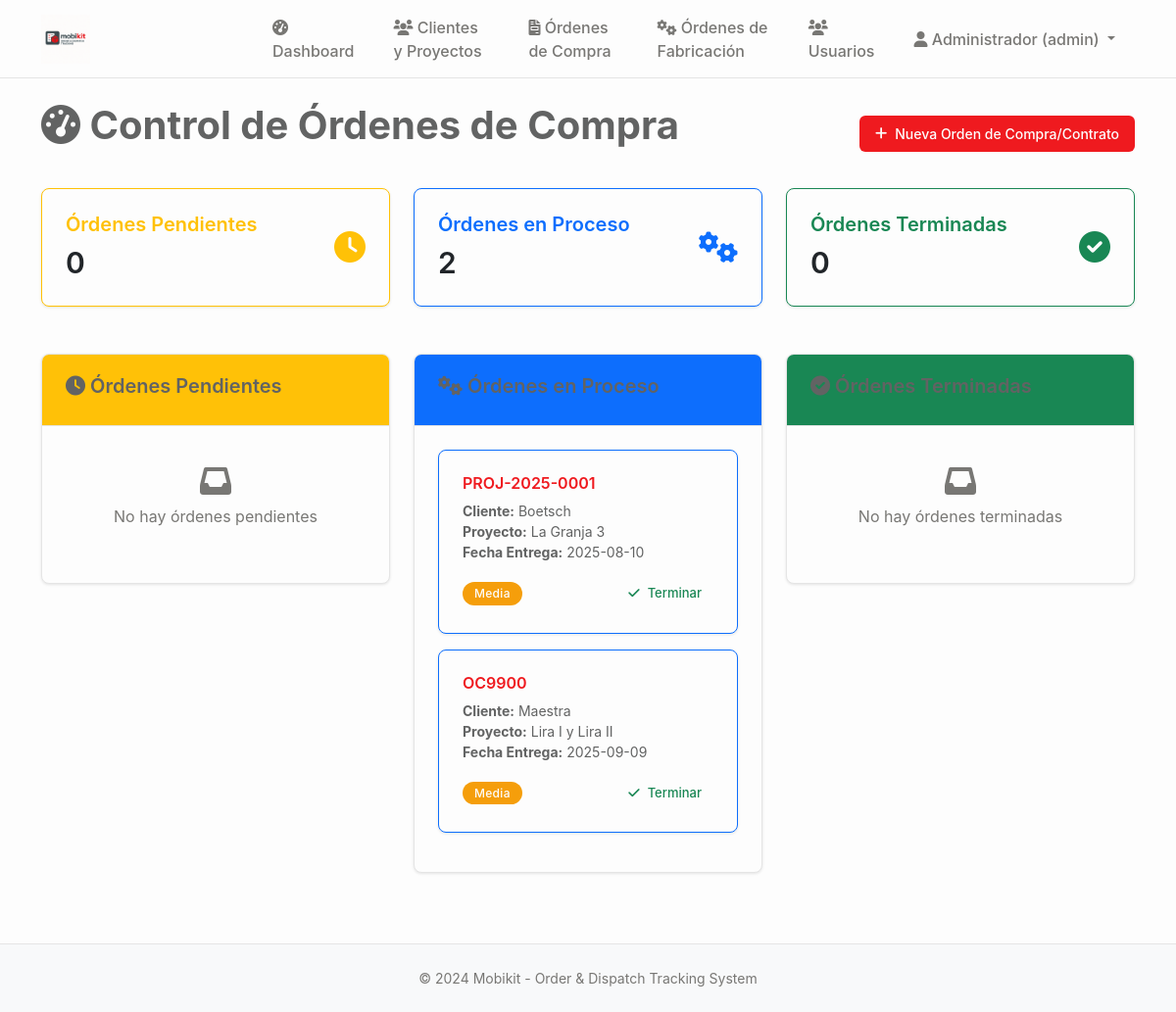
Before: /dashboard (signed in) with the older database file.
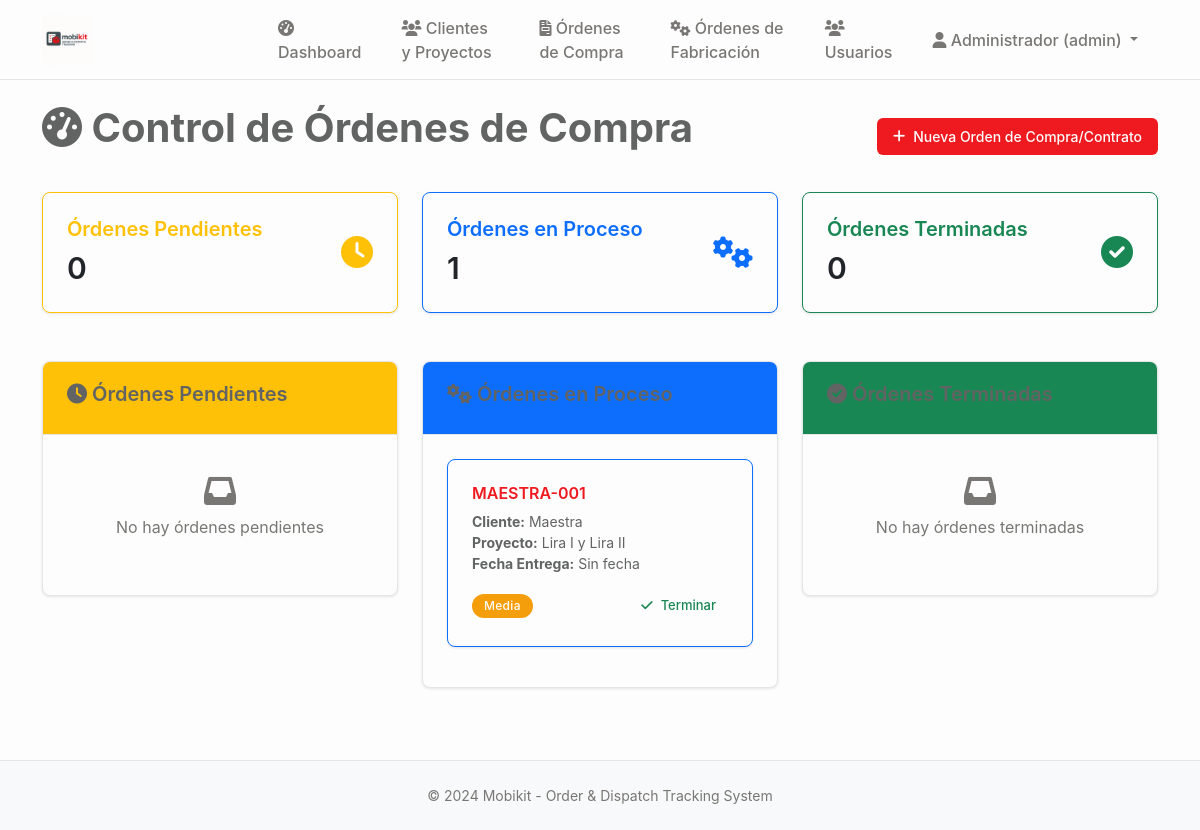
After: the same page with the newer database file.
### tables this page shows
CREATE TABLE proyectos (
                id INTEGER PRIMARY KEY AUTOINCREMENT,
                codigo TEXT UNIQUE NOT NULL,
                nombre TEXT NOT NULL,
                cliente_id INTEGER NOT NULL,
                descripcion TEXT,
                estado TEXT DEFAULT 'en_desarrollo' CHECK (estado IN ('en_desarrollo', 'aprobado_produccion', 'seccionado', 'enchapado', 'mecanizado', 'produccion_completa', 'embalando', 'listo_despacho', 'entregado', 'cancelado')),
                prioridad TEXT DEFAULT 'media' CHECK (prioridad IN ('baja', 'media', 'alta', 'urgente')),
                fecha_inicio DATE,
                fecha_entrega DATE,
                fecha_entrega_real DATE,
                diseñador_id INTEGER,
                supervisor_id INTEGER,
                presupuesto DECIMAL(12,2),
                costo_real DECIMAL(12,2),
                observaciones TEXT,
                created_at TIMESTAMP DEFAULT CURRENT_TIMESTAMP,
                updated_at TIMESTAMP DEFAULT CURRENT_TIMESTAMP, adjudicacion_tipo TEXT DEFAULT "orden_compra" CHECK (adjudicacion_tipo IN ("contrato", "orden_compra")), monto_neto DECIMAL(12,2), estado_proyecto TEXT DEFAULT "pendiente_presupuesto", monto_neto_provision DECIMAL(12,2), monto_neto_instalacion DECIMAL(12,2), fecha_estimada_inicio DATE, archivado BOOLEAN DEFAULT FALSE,
                FOREIGN KEY (cliente_id) REFERENCES clientes (id),
                FOREIGN KEY (diseñador_id) REFERENCES usuarios (id),
                FOREIGN KEY (supervisor_id) REFERENCES usuarios (id)
            );

### main.py (the view)
@app.route('/dashboard')
@login_required
def dashboard():
    conn = sqlite3.connect('mobikit.db')
    cursor = conn.cursor()
    cursor.execute('''
        SELECT p.id, p.codigo, p.nombre, c.nombre as cliente_nombre, p.fecha_entrega,
               p.descripcion, p.estado, p.prioridad,
               julianday(p.fecha_entrega) - julianday('now') as dias_restantes
        FROM proyectos p
        LEFT JOIN clientes c ON p.cliente_id = c.id
        INNER JOIN proyecto_categorias pc ON p.id = pc.proyecto_id
        WHERE p.estado IN ('en_desarrollo')
        GROUP BY p.id, p.codigo, p.nombre, c.nombre, p.fecha_entrega,
                 p.descripcion, p.estado, p.prioridad
        ORDER BY p.fecha_entrega ASC, p.prioridad DESC
    ''')
    ordenes_pendientes = cursor.fetchall()
    cursor.execute('''
        SELECT DISTINCT p.id, p.codigo, p.nombre, c.nombre as cliente_nombre, p.fecha_entrega,
               p.descripcion, p.prioridad,
               julianday(p.fecha_entrega) - julianday('now') as dias_restantes
        FROM proyectos p
        LEFT JOIN clientes c ON p.cliente_id = c.id
        WHERE p.estado IN ('aprobado_produccion', 'seccionado', 'enchapado', 'mecanizado', 'produccion_completa')
        AND p.estado != 'entregado'
        ORDER BY p.fecha_entrega ASC, p.prioridad DESC
    ''')
    ordenes_proceso_raw = cursor.fetchall()
    ordenes_proceso = []
    for orden in ordenes_proceso_raw:
        cursor.execute('''
            SELECT name FROM sqlite_master WHERE type='table' AND name='ordenes_fabricacion'
        ''')
        if cursor.fetchone():
            cursor.execute('''
                SELECT of.id, of.codigo_orden, of.tipo_orden, of.estado, of.fecha_entrega_estimada
                FROM ordenes_fabricacion of
                WHERE of.proyecto_id = ? AND of.estado != 'entregado'
                ORDER BY of.created_at ASC
            ''', (orden[0],))
            ordenes_fabricacion = cursor.fetchall()
        else:
            ordenes_fabricacion = []
        orden_extended = list(orden)  # Convert tuple to list
        orden_extended.append([])  # Add empty list for ordenes_fabricacion
        for fab in ordenes_fabricacion:
            fab_dict = {
                'id': fab[0], 'codigo_pedido': fab[1], 'nombre': fab[2],
                'estado': fab[3], 'fecha_entrega_estimada': fab[4]
            }
            orden_extended[-1].append(fab_dict)  # Add to the ordenes_fabricacion list
        ordenes_proceso.append(tuple(orden_extended))  # Convert back to tuple
    cursor.execute('''
        SELECT p.id, p.codigo, p.nombre, c.nombre as cliente_nombre, p.fecha_entrega,
               p.descripcion, p.prioridad, p.fecha_entrega_real
        FROM proyectos p
        LEFT JOIN clientes c ON p.cliente_id = c.id
        WHERE p.estado IN ('entregado', 'completado')
        ORDER BY p.fecha_entrega_real DESC
    ''')
    ordenes_terminadas = cursor.fetchall()
    conn.close()
    return render_template('dashboard.html',
                           ordenes_pendientes=ordenes_pendientes,
                           ordenes_proceso=ordenes_proceso,
                           ordenes_terminadas=ordenes_terminadas)

### main.py (called while the page is built)
def login_required(f):
    @wraps(f)
    def decorated_function(*args, **kwargs):
        if 'user_id' not in session:
            return redirect(url_for('login'))
        return f(*args, **kwargs)
    return decorated_function

### templates/dashboard.html (shortened to what the changed rows need)
{% extends "base.html" %}
{% block content %}
<div class="d-flex justify-content-between align-items-center mb-4">
    <h1><i class="fas fa-tachometer-alt"></i> Control de Órdenes de Compra</h1>
</div>
<div class="row mb-4">
    <div class="col-md-4">
        <div class="card border-warning">
            <div class="card-body">
                <div class="d-flex align-items-center">
                    <div class="flex-grow-1">
                        <h2 class="mb-0 text-dark">{{ ordenes_pendientes|length }}</h2>
                    </div>
                </div>
            </div>
        </div>
    </div>
    <div class="col-md-4">
        <div class="card border-primary">
            <div class="card-body">
                <div class="d-flex align-items-center">
                    <div class="flex-grow-1">
                        <h5 class="card-title text-primary">Órdenes en Proceso</h5>
                        <h2 class="mb-0 text-dark">{{ ordenes_proceso|length }}</h2>
                    </div>
                </div>
            </div>
        </div>
    </div>
    <div class="col-md-4">
        <div class="card border-success">
            <div class="card-body">
                <div class="d-flex align-items-center">
                    <div class="flex-grow-1">
                        <h2 class="mb-0 text-dark">{{ ordenes_terminadas|length }}</h2>
                    </div>
                </div>
            </div>
        </div>
    </div>
</div>
<div class="row">
    <div class="col-md-4">
        <div class="card">
            <div class="card-body" style="max-height: 600px; overflow-y: auto;">
                {% if ordenes_proceso %}
                    {% for orden in ordenes_proceso %}
                    <div class="card mb-3 border-primary">
                        <div class="card-body">
                            <h6 class="card-title">
                                <a href="{{ url_for('orden_compra_detalle', orden_id=orden[0]) }}" class="text-decoration-none">
                                    {{ orden[1] }}
                                </a>
                            </h6>
                            <p class="card-text small">
                                <strong>Cliente:</strong> {{ orden[3] }}<br>
                                <strong>Proyecto:</strong> {{ orden[2] }}<br>
                                <strong>Fecha Entrega:</strong> {{ orden[4] if orden[4] else 'Sin fecha' }}
                            </p>
                            <div class="d-flex justify-content-between align-items-center mt-2">
                                <span class="badge bg-{% if orden[6] == 'alta' %}danger{% elif orden[6] == 'media' %}warning{% else %}secondary{% endif %}">
                                            {{ orden[6]|title }}
                                        </span>
                                <button class="btn btn-sm btn-outline-success" onclick="terminarOrden({{ orden[0] }})">
                                    <i class="fas fa-check"></i> Terminar
                                </button>
                            </div>
                        </div>
                    </div>
                    {% endfor %}
                {% else %}
                <div class="text-center py-3">
                    <i class="fas fa-inbox fa-2x text-muted mb-2"></i>
                    <p class="text-muted">No hay órdenes en proceso</p>
                </div>
                {% endif %}
            </div>
        </div>
    </div>
</div>
{% endblock %}

Changed rows visible on the page:
removed proyectos: codigo "PROJ-2025-0001", orden "Boetsch", nombre "La Granja 3", fecha_entrega "2025-08-10", prioridad "Media"
removed proyectos: codigo "OC9900", orden "Maestra", nombre "Lira I y Lira II", fecha_entrega "2025-09-09", prioridad "Media"
added proyectos: codigo "MAESTRA-001", orden "Maestra", nombre "Lira I y Lira II", orden "Sin fecha", prioridad "Media"
Other visible differences:
{{ ordenes_proceso|length }}: "2" → "1"
